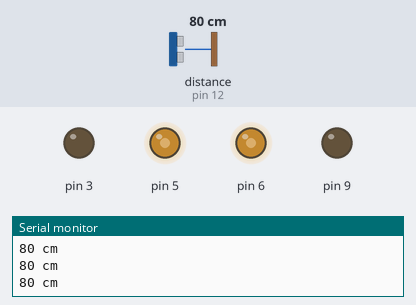
This sketch was run on a simulated Arduino Uno, built with avr-gcc and run on an emulated ATmega328P. Parts: output pins drawn as LEDs (lit = HIGH), the last lines printed to the serial monitor. Wiring (inferred from the names in the program): ultrasonic range finder: trigger pin 13; echo pin 12. The test bench sets the inputs (shaded band); at power-on: distance to the obstacle (sensor on pin 12) 80 cm. The echo pulse lasts 58.3 µs per cm; pins used as bus, display or sensor lines are not drawn.

Above: at 1.2 s.
1.3 s: distance to the obstacle (sensor on pin 12) set to 2 cm
At 2.2 s:
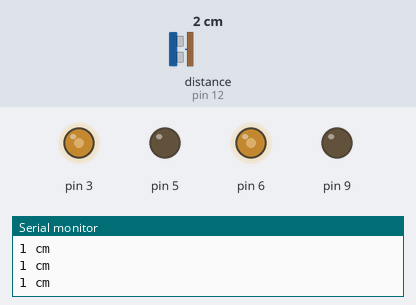
2.8 s: distance to the obstacle (sensor on pin 12) set to 299 cm
At 3.4 s:
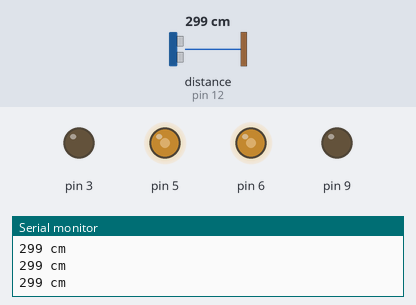
4.4 s: distance to the obstacle (sensor on pin 12) set to 18 cm
At 5.0 s:
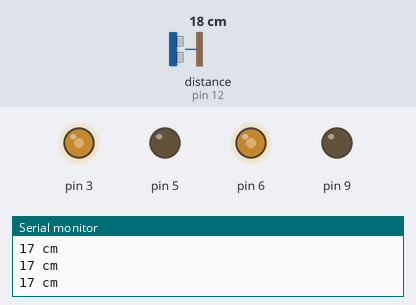
7.4 s: distance to the obstacle (sensor on pin 12) set to 250 cm
At 8.6 s:
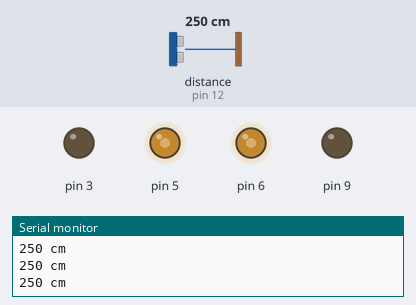
Timing chart, 0 to 9.9 s (numbered marks = the images above; inputs shaded):
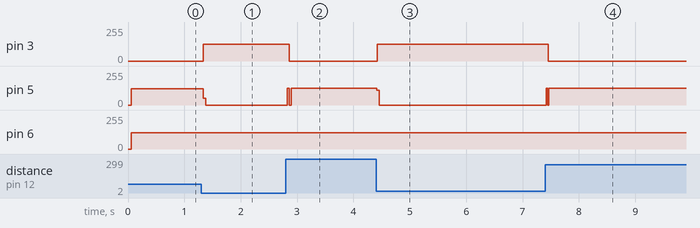

Measured:
- after the input at 1.3 s, pin 3: 0/255 → 124/255 at once; pin 5: 123/255 → 0/255 at once
- after the input at 2.8 s, pin 3: 124/255 → 0/255 after 0.06 s; pin 5: 0/255 → 124/255 at once
- after the input at 4.4 s, pin 3: 0/255 → 124/255 at once; pin 5: 124/255 → 0/255 at once
- after the input at 7.4 s, pin 3: 124/255 → 0/255 after 0.06 s; pin 5: 0/255 → 124/255 at once

The sketch:

sketch_dec02a.ino
```cpp
int trigPin1 = 13;
int echoPin1 = 12;
long duration1, cm1;
int velocidade = 124;

int sensor1 (){
  digitalWrite(trigPin1, LOW);
  delayMicroseconds(5);
  digitalWrite(trigPin1, HIGH);
  delayMicroseconds(10);
  digitalWrite(trigPin1, LOW);

  pinMode(echoPin1, INPUT);
  duration1 = pulseIn(echoPin1, HIGH);

  cm1 = (duration1/2) / 29.1;
  return cm1;
}

void Frente () {
  analogWrite(5, velocidade);
  analogWrite(6, velocidade);
  }
void Tras () {
  analogWrite(3, velocidade);
  analogWrite(9, velocidade);
  }
void RotacionarDireita () {
  analogWrite(3, velocidade);
  analogWrite(6, velocidade);
  }
void RotacionarEsquerda () {
  analogWrite(5, velocidade);
  analogWrite(9, velocidade);
  }
void Parar () {
  analogWrite(3, 0);
  analogWrite(5, 0);
  analogWrite(6, 0);
  analogWrite(9, 0);
  }

void setup () {
  Serial.begin(9600);
  pinMode(trigPin1, OUTPUT);
  pinMode(echoPin1, INPUT);

  }

int distancia;
int limite = 30;

void loop() {


  distancia = sensor1();
  Serial.print(distancia);
  Serial.println(" cm");
  Parar();
  if( distancia > limite) {
    Frente();
    }
  if(distancia < limite){
    RotacionarDireita();
    }
}
```
